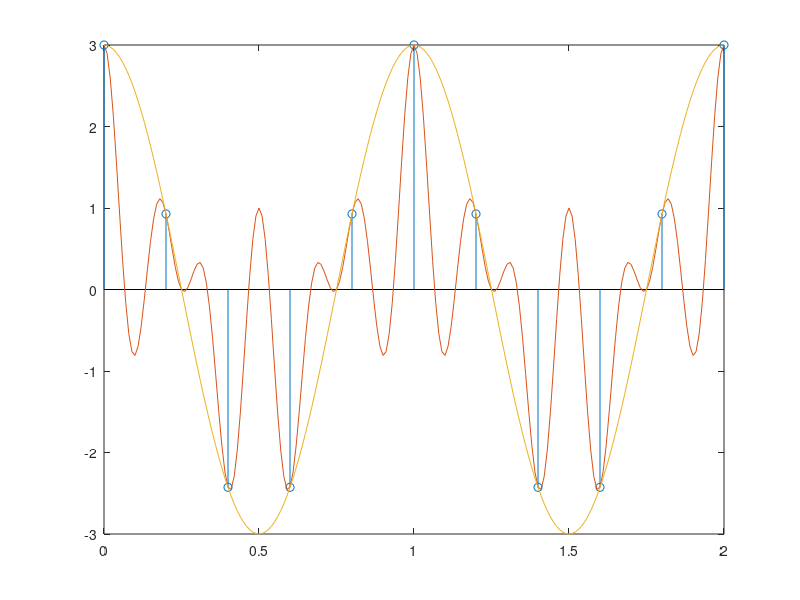

Here is the MATLAB script that generated this plot:
clear all; close all; clc;
% Sample Values
fs = 5; Ts=1/fs; t_samp = 0:Ts:2; 
x_t_samp = cos(2*pi*t_samp)+cos(8*pi*t_samp)+cos(12*pi*t_samp);  

% Original Signal
t = 0:0.01:2; 
x_t = cos(2*pi*t)+cos(8*pi*t)+cos(12*pi*t);    
figure; stem(t_samp,x_t_samp,'o'); hold on; plot(t,x_t);

% Aliased Signal
ta = 0:0.01:2; xa_t = 3*cos(2*pi*ta); 
plot(ta,xa_t)